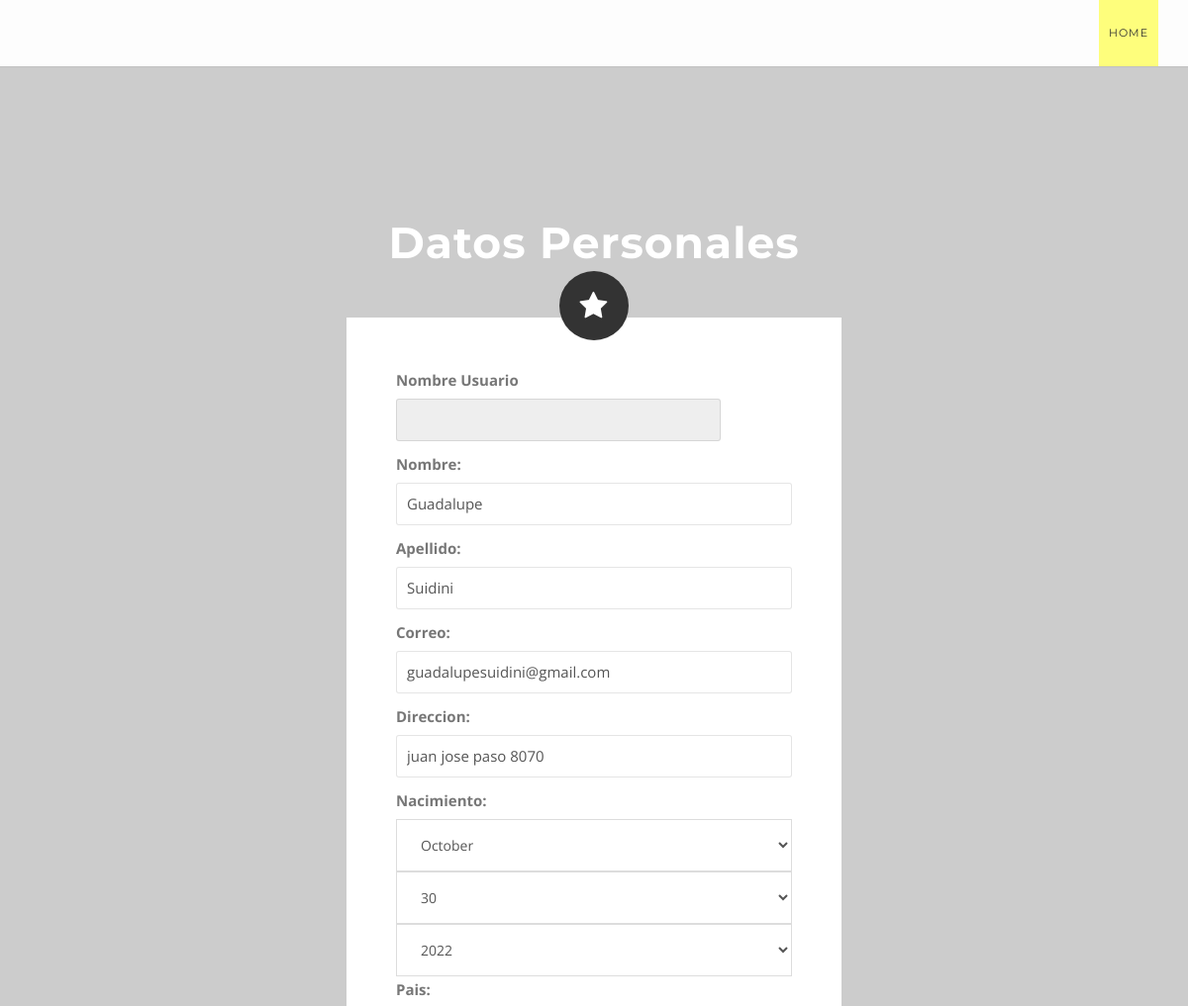
Page /edita-datos/1/ (upper part) on the earlier database version.
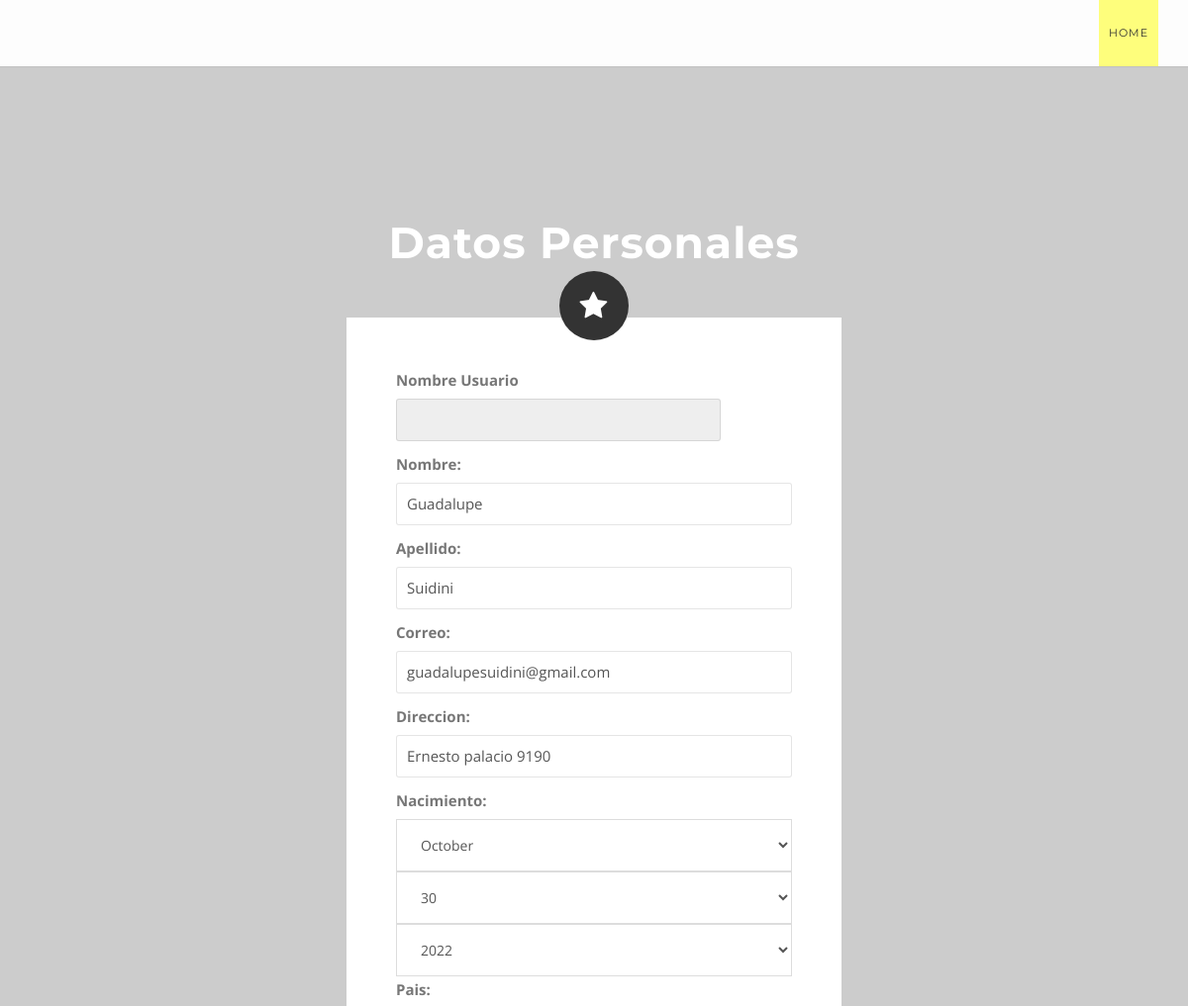
Same page on the later database version.
### primApp/models.py (models this page shows, shortened)
class usuarios(models.Model):
    nombre = models.CharField(max_length=50)
    apellido = models.CharField(max_length=50)
    correo = models.EmailField()
    direccion = models.CharField(max_length=30)
    nacimiento = models.DateField()
    pais = models.CharField(max_length=20)
    departamento = models.CharField(max_length=20)
    celular = models.IntegerField()
    entidad = models.CharField(max_length=50)
    imagen = models.ImageField(null=True, blank=True)

### primApp/views.py (the view)
# urls.py: path('edita-datos/<id>/',editarusuario, name = 'ediusuarios'),
def editarusuario(request, id):
    usu = get_object_or_404(usuarios, id=id)
    data = {
        "form": datos_usuarios(instance=usu)
    }
    if request.method == 'POST':
        formulario = datos_usuarios(data=request.POST, instance=usu, files=request.FILES)
        if formulario.is_valid():
            formulario.save()
            return redirect(to="misdatos")
        data["form"] = formulario
    return render(request, "act_datos.html",data)

### primApp/forms.py
class datos_usuarios(forms.ModelForm):
    class Meta:
        model = usuarios
        fields = '__all__'
        widgets = {
            "nacimiento": forms.SelectDateWidget()
        }

### primApp/templates/act_datos.html (shortened to what this page needs)
{% extends 'hijo.html' %}
{% load static %}
{% block contenido %}
	<div class="container">
		<div class="textwidget">
			<h1 class="toptitle"><br/>Datos Personales <br/><i class="fa fa-star roundicon"></i>
			</h1>
			<div class="contactstyle topform">
						<div class="mb-6 row">
							<label for="nombre" class="col-sm-6 col-form-label">Nombre Usuario</label>
							<div class="col-sm-10">
							  <input type="text" readonly class="form-control-plaintext" id="nombre" value="{{user.username}}">
							</div>
						</div>
						<form action="" method="POST" enctype="multipart/form-data">
							{{ form }}
				</form>
			</div>
		</div>
		</div>
{% endblock %}

Differences in the rows shown:
changed usuarios "Guadalupe": direccion "juan jose paso 8070" → "Ernesto palacio 9190"
